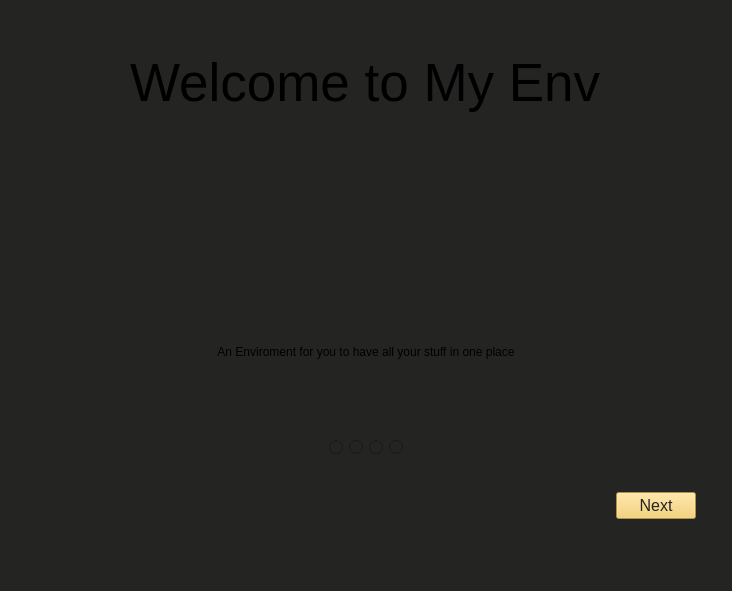
<?xml version="1.0" encoding="UTF-8"?>
<ui version="4.0">
 <class>MainWindow</class>
 <widget class="QMainWindow" name="MainWindow">
  <property name="geometry">
   <rect>
    <x>0</x>
    <y>0</y>
    <width>732</width>
    <height>591</height>
   </rect>
  </property>
  <property name="windowTitle">
   <string>MainWindow</string>
  </property>
  <property name="styleSheet">
   <string notr="true">background-color: rgb(36, 36, 35);</string>
  </property>
  <widget class="QWidget" name="centralwidget">
   <layout class="QVBoxLayout" name="verticalLayout_2">
    <item>
     <widget class="QWidget" name="info_container" native="true">
      <layout class="QVBoxLayout" name="verticalLayout">
       <item alignment="Qt::AlignHCenter">
        <widget class="QLabel" name="heading">
         <property name="font">
          <font>
           <pointsize>40</pointsize>
          </font>
         </property>
         <property name="text">
          <string>Welcome to My Env</string>
         </property>
        </widget>
       </item>
       <item>
        <widget class="QWidget" name="ImageContainer" native="true">
         <layout class="QVBoxLayout" name="verticalLayout_5">
          <item alignment="Qt::AlignHCenter|Qt::AlignVCenter">
           <widget class="QLabel" name="image">
            <property name="maximumSize">
             <size>
              <width>400</width>
              <height>400</height>
             </size>
            </property>
            <property name="frameShape">
             <enum>QFrame::NoFrame</enum>
            </property>
            <property name="text">
             <string>&lt;html&gt;&lt;head/&gt;&lt;body&gt;&lt;p&gt;&lt;img src=&quot;:/resources/deer_logo_template_dark_flat_handdrawn_design_6854205.jpg&quot; width='250'/&gt;&lt;/p&gt;&lt;/body&gt;&lt;/html&gt;</string>
            </property>
            <property name="alignment">
             <set>Qt::AlignCenter</set>
            </property>
            <property name="margin">
             <number>29</number>
            </property>
           </widget>
          </item>
         </layout>
        </widget>
       </item>
       <item>
        <widget class="QLabel" name="detail">
         <property name="text">
          <string>An Enviroment for you to have all your stuff in one place</string>
         </property>
         <property name="alignment">
          <set>Qt::AlignCenter</set>
         </property>
        </widget>
       </item>
       <item>
        <widget class="QWidget" name="navigation_container" native="true">
         <layout class="QVBoxLayout" name="verticalLayout_3">
          <item alignment="Qt::AlignHCenter">
           <widget class="QWidget" name="nav_indicator_container" native="true">
            <property name="sizePolicy">
             <sizepolicy hsizetype="Fixed" vsizetype="Fixed">
              <horstretch>0</horstretch>
              <verstretch>0</verstretch>
             </sizepolicy>
            </property>
            <property name="maximumSize">
             <size>
              <width>132</width>
              <height>31</height>
             </size>
            </property>
            <layout class="QHBoxLayout" name="horizontalLayout">
             <property name="sizeConstraint">
              <enum>QLayout::SetMaximumSize</enum>
             </property>
             <item>
              <widget class="QRadioButton" name="nav_indicator_1">
               <property name="sizePolicy">
                <sizepolicy hsizetype="Fixed" vsizetype="Fixed">
                 <horstretch>0</horstretch>
                 <verstretch>0</verstretch>
                </sizepolicy>
               </property>
               <property name="text">
                <string/>
               </property>
              </widget>
             </item>
             <item>
              <widget class="QRadioButton" name="nav_indicator_2">
               <property name="sizePolicy">
                <sizepolicy hsizetype="Fixed" vsizetype="Fixed">
                 <horstretch>0</horstretch>
                 <verstretch>0</verstretch>
                </sizepolicy>
               </property>
               <property name="text">
                <string/>
               </property>
              </widget>
             </item>
             <item>
              <widget class="QRadioButton" name="nav_indicator_3">
               <property name="sizePolicy">
                <sizepolicy hsizetype="Fixed" vsizetype="Fixed">
                 <horstretch>0</horstretch>
                 <verstretch>0</verstretch>
                </sizepolicy>
               </property>
               <property name="text">
                <string/>
               </property>
              </widget>
             </item>
             <item>
              <widget class="QRadioButton" name="nav_indicator_4">
               <property name="sizePolicy">
                <sizepolicy hsizetype="Fixed" vsizetype="Fixed">
                 <horstretch>0</horstretch>
                 <verstretch>0</verstretch>
                </sizepolicy>
               </property>
               <property name="text">
                <string/>
               </property>
              </widget>
             </item>
            </layout>
           </widget>
          </item>
          <item alignment="Qt::AlignRight">
           <widget class="QWidget" name="button_container" native="true">
            <layout class="QVBoxLayout" name="verticalLayout_4">
             <item>
              <widget class="QPushButton" name="next_button">
               <property name="sizePolicy">
                <sizepolicy hsizetype="Fixed" vsizetype="Fixed">
                 <horstretch>0</horstretch>
                 <verstretch>0</verstretch>
                </sizepolicy>
               </property>
               <property name="font">
                <font>
                 <pointsize>12</pointsize>
                 <weight>50</weight>
                 <bold>false</bold>
                </font>
               </property>
               <property name="layoutDirection">
                <enum>Qt::RightToLeft</enum>
               </property>
               <property name="autoFillBackground">
                <bool>false</bool>
               </property>
               <property name="styleSheet">
                <string notr="true">background-color: rgb(245, 203, 92);
alternate-background-color: rgb(245, 203, 92);
color: rgb(36, 36, 35);</string>
               </property>
               <property name="text">
                <string>Next</string>
               </property>
               <property name="icon">
                <iconset resource="image.qrc">
                 <normaloff>:/resources/arrow_forward_FILL0_wght400_GRAD0_opsz48.svg</normaloff>:/resources/arrow_forward_FILL0_wght400_GRAD0_opsz48.svg</iconset>
               </property>
               <property name="iconSize">
                <size>
                 <width>24</width>
                 <height>17</height>
                </size>
               </property>
               <property name="default">
                <bool>false</bool>
               </property>
              </widget>
             </item>
            </layout>
           </widget>
          </item>
         </layout>
        </widget>
       </item>
      </layout>
     </widget>
    </item>
   </layout>
  </widget>
  <widget class="QStatusBar" name="statusbar"/>
 </widget>
 <resources>
  <include location="image.qrc"/>
 </resources>
 <connections/>
</ui>
